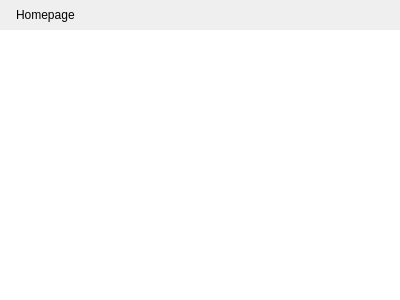
<?xml version="1.0" encoding="UTF-8"?>
<ui version="4.0">
 <class>ScopyHomeInfoPage</class>
 <widget class="QWidget" name="ScopyHomeInfoPage">
  <property name="geometry">
   <rect>
    <x>0</x>
    <y>0</y>
    <width>400</width>
    <height>300</height>
   </rect>
  </property>
  <property name="windowTitle">
   <string>Form</string>
  </property>
  <layout class="QVBoxLayout" name="verticalLayout">
   <property name="spacing">
    <number>0</number>
   </property>
   <property name="leftMargin">
    <number>0</number>
   </property>
   <property name="topMargin">
    <number>0</number>
   </property>
   <property name="rightMargin">
    <number>0</number>
   </property>
   <property name="bottomMargin">
    <number>0</number>
   </property>
   <item>
    <widget class="QWidget" name="homeInfoHeaderWidget" native="true">
     <property name="minimumSize">
      <size>
       <width>0</width>
       <height>0</height>
      </size>
     </property>
     <layout class="QHBoxLayout" name="horizontalLayout">
      <property name="leftMargin">
       <number>16</number>
      </property>
      <property name="topMargin">
       <number>8</number>
      </property>
      <property name="rightMargin">
       <number>16</number>
      </property>
      <property name="bottomMargin">
       <number>8</number>
      </property>
      <item>
       <widget class="QLabel" name="homepageLabel">
        <property name="sizePolicy">
         <sizepolicy hsizetype="Preferred" vsizetype="Preferred">
          <horstretch>0</horstretch>
          <verstretch>0</verstretch>
         </sizepolicy>
        </property>
        <property name="text">
         <string>Homepage</string>
        </property>
       </widget>
      </item>
     </layout>
    </widget>
   </item>
   <item>
    <widget class="QTextBrowser" name="textBrowser">
     <property name="frameShape">
      <enum>QFrame::NoFrame</enum>
     </property>
     <property name="frameShadow">
      <enum>QFrame::Plain</enum>
     </property>
     <property name="lineWidth">
      <number>0</number>
     </property>
     <property name="source">
      <url>
       <string>qrc:/scopy_home.html</string>
      </url>
     </property>
     <property name="openExternalLinks">
      <bool>true</bool>
     </property>
    </widget>
   </item>
  </layout>
 </widget>
 <resources/>
 <connections/>
</ui>
